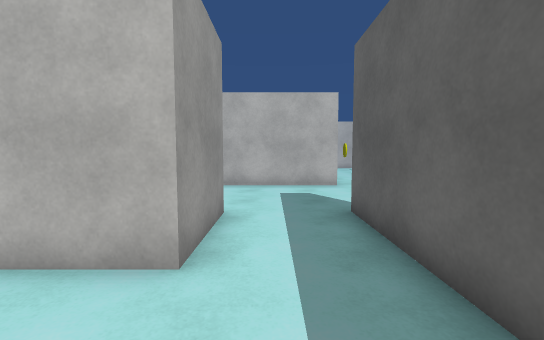
[1] (above)

24 first-person views from a walk through a Unity game level. The camera is 1.4 m above the floor, tilts 4° down and sees 90° across. The floor is counted in squares, 1 m on a side. Each view is taken from the middle of a square. On the plan, view 1 faces up. The plan holds only what a view shows up to about 13 squares ahead; the rest is blank. The place goes on beyond the plan. The player character is not drawn. Surface patterns are stand-ins for the level's own textures.

[2]
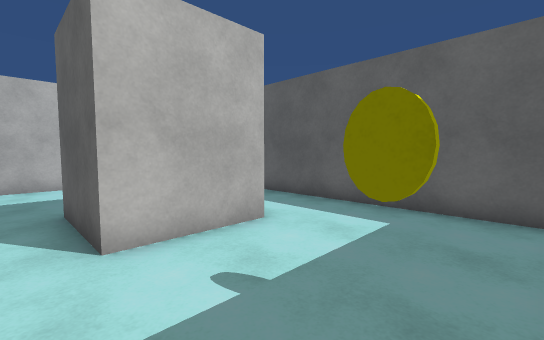

[3]
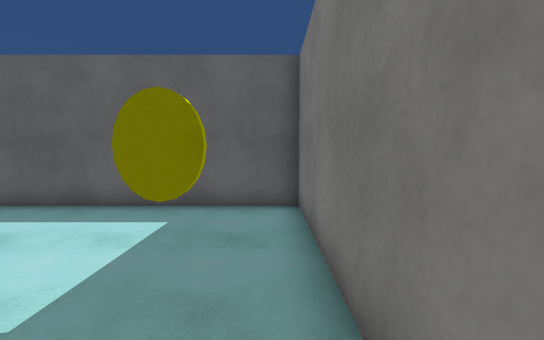

[4]
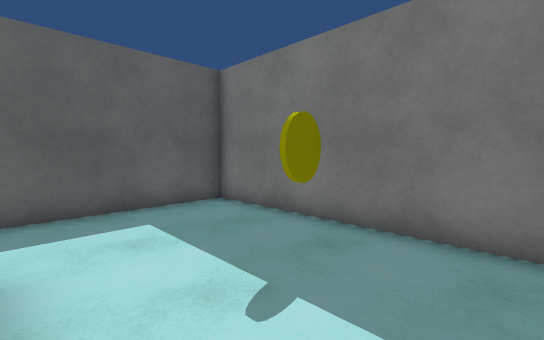

[5]
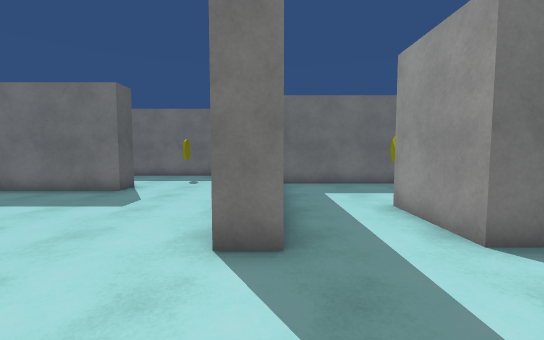

[6]
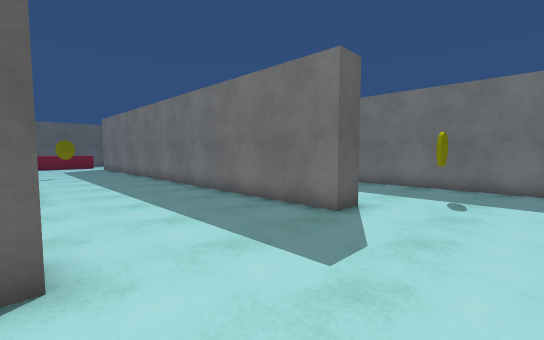

[7]
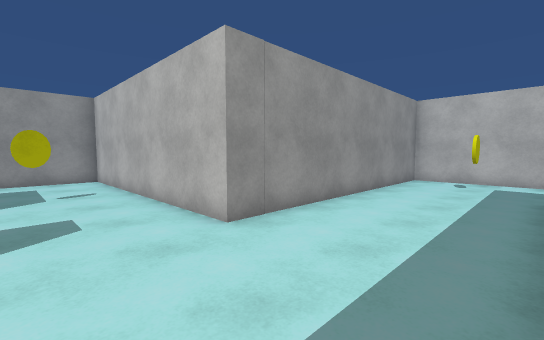

[8]
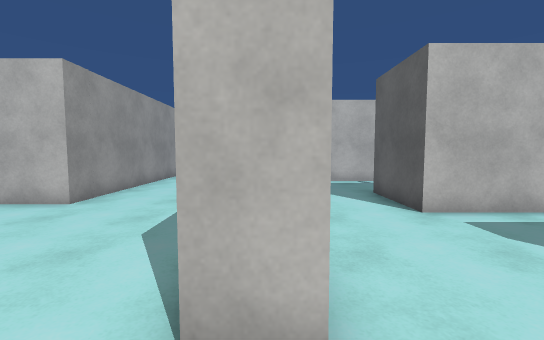

[9]
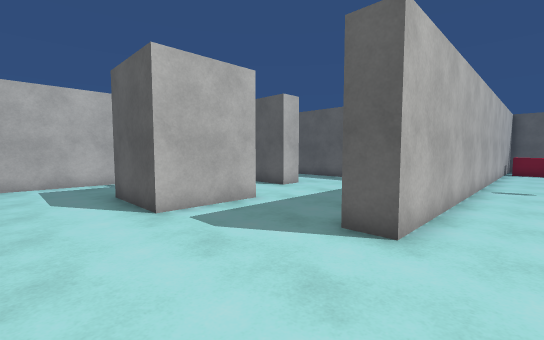

[10]
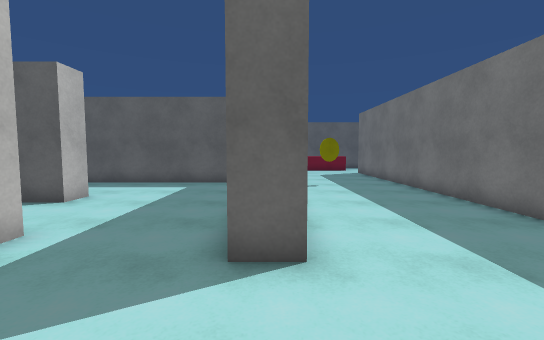

[11]
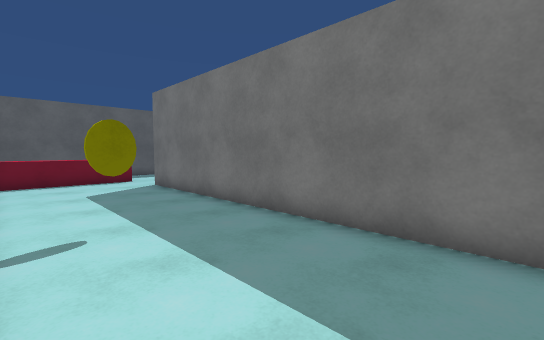

[12]
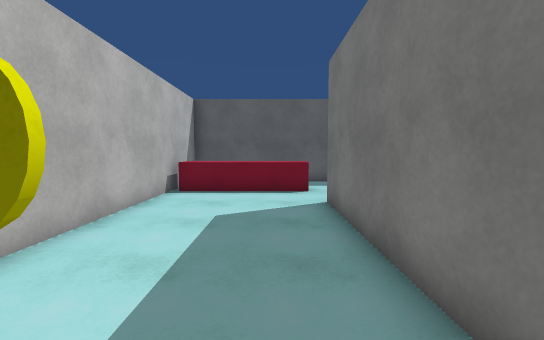

[13]
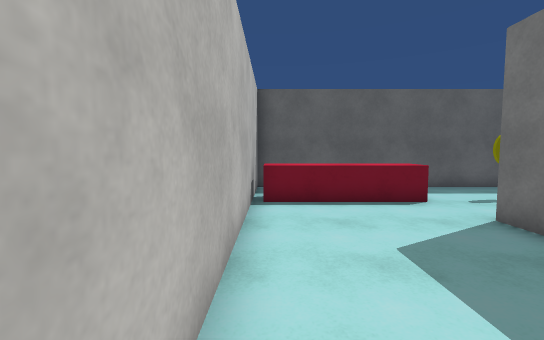

[14]
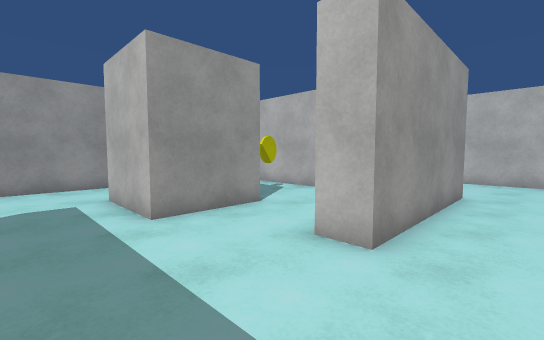

[15]
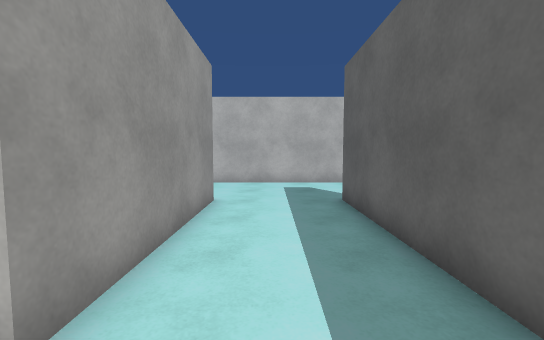

[16]
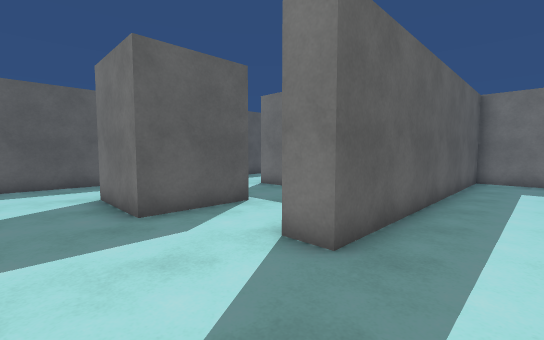

[17]
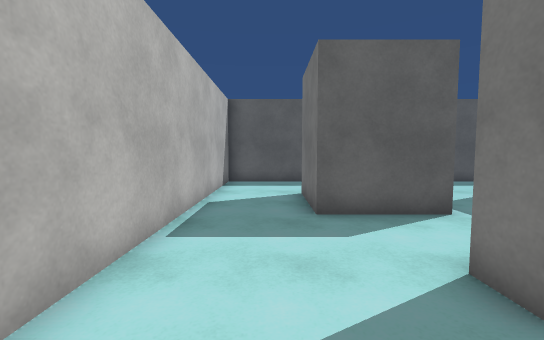

[18]
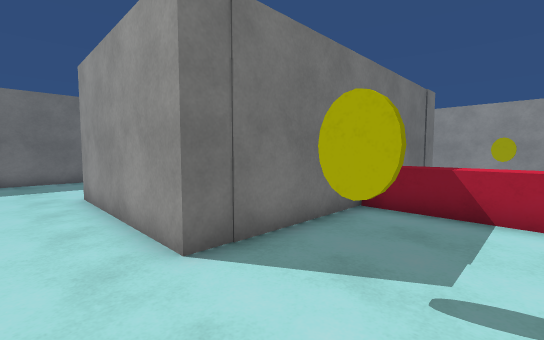

[19]
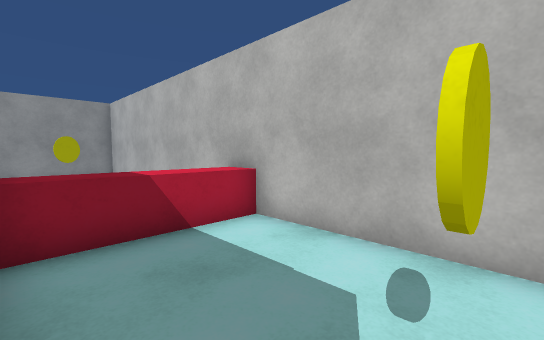

[20]
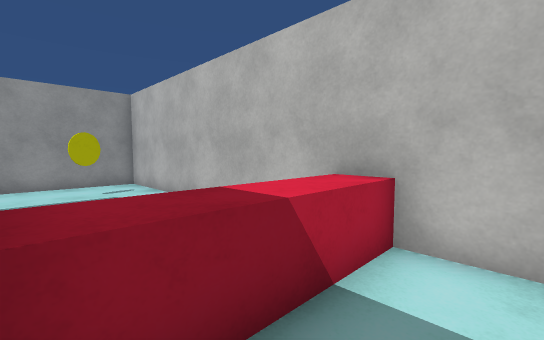

[21]
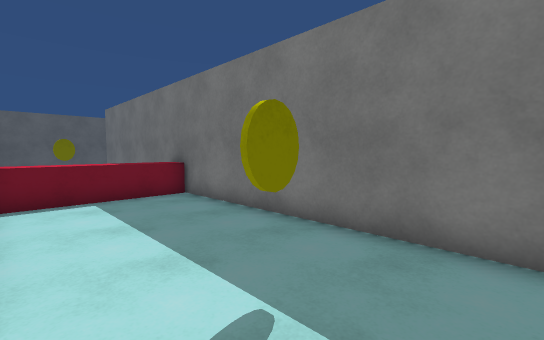

[22]
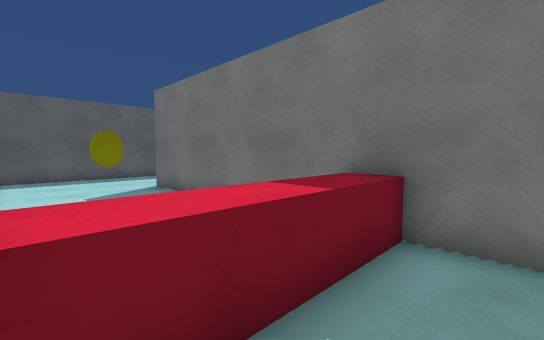

[23]
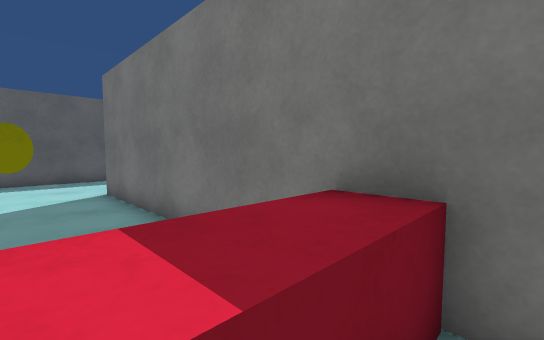

[24]
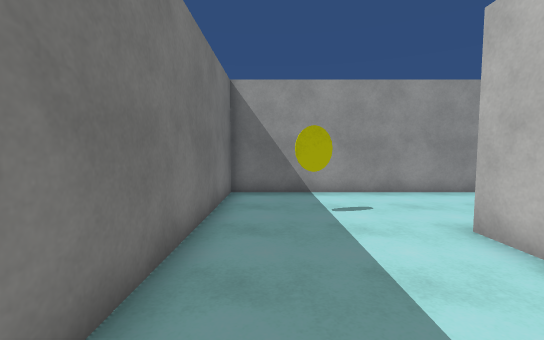

### Floor plan
Key: @ floor where view 1 was taken; # wall or solid block; . floor; ^ raised ledge; P pillar; C yellow coin; O other object.
Columns run from 5 left of view 1 to 33 right of it. Each row starts with its distance up from view 1.
 22        ################################
 21        #.....     ^...................#
 20        #..C..     ^....C..............#
 19        #.....     ^............PPPP...#
 18        #.....     ^............P      #
 17        #.....###########...##..P
 16        #..... ......   #...# ..P
 15        #..... ....C..  #...#  ....
 14        #..... ........ #...#   ....
 13        #..... ...P P...#...#     #.
 12        #..... ...P P...#...#         .#
 11 ########.....#...P P.......#         .#
 10 .............#...PPP.......#
  9 ..C..........#.............#
  8 .............#.............#
  7 ..  .........#.............#
  6 .P PP..##....#.....####################
  5 .P  P..# ..........................^..#
  4 .P  P..# .................C........^  #
  3 .PPP...##..........................^  #
  2 .......##..........................^  #
  1 .......##..........................^  #
  0 ..C..@.##....####################.....#
 -1 .......##.........^      .......# ....#
 -2 #########.........^      .......#  O..#
 -3         #..C......^   ..C.......#   ..#
 -4         #.........^   ..........#     #
 -5         #.........^   ..........#
 -6         ####################....#

Where each view was taken, in squares from view 1:
view 1: 0 up, 0 right, facing up
view 2: 1 down, 5 left, facing up-right
view 3: 1 down, 5 left, facing right
view 4: 3 up, 5 left, facing down-right
view 5: 10 up, 2 right, facing down
view 6: 6 up, 4 right, facing down-right
view 7: 8 up, 7 right, facing up-left
view 8: 4 up, 8 right, facing up
view 9: 4 up, 9 right, facing up-right
view 10: 6 up, 10 right, facing right
view 11: 5 up, 16 right, facing down-right
view 12: 2 up, 20 right, facing right
view 13: 5 up, 22 right, facing right
view 14: 8 up, 20 right, facing up-left
view 15: 10 up, 20 right, facing up
view 16: 21 up, 20 right, facing down-right
view 17: 20 up, 20 right, facing right
view 18: 21 up, 20 right, facing down-left
view 19: 18 up, 18 right, facing up-left
view 20: 18 up, 15 right, facing up-left
view 21: 1 down, 4 right, facing down-right
view 22: 1 down, 11 right, facing down-right
view 23: 3 down, 12 right, facing down-right
view 24: 4 down, 12 right, facing left
